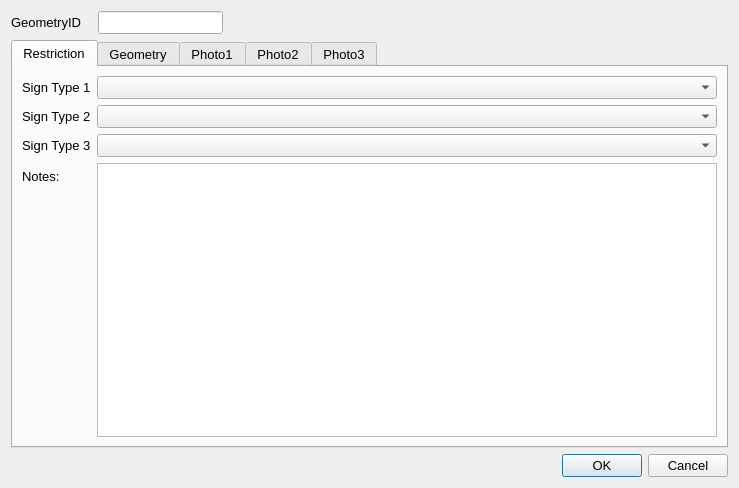
<?xml version="1.0" encoding="UTF-8"?>
<ui version="4.0">
 <class>Dialog</class>
 <widget class="QDialog" name="Dialog">
  <property name="geometry">
   <rect>
    <x>0</x>
    <y>0</y>
    <width>739</width>
    <height>488</height>
   </rect>
  </property>
  <property name="sizePolicy">
   <sizepolicy hsizetype="Fixed" vsizetype="Fixed">
    <horstretch>0</horstretch>
    <verstretch>0</verstretch>
   </sizepolicy>
  </property>
  <property name="maximumSize">
   <size>
    <width>750</width>
    <height>550</height>
   </size>
  </property>
  <property name="font">
   <font>
    <pointsize>10</pointsize>
   </font>
  </property>
  <property name="windowTitle">
   <string>Dialog</string>
  </property>
  <layout class="QGridLayout" name="gridLayout">
   <item row="2" column="2">
    <widget class="QDialogButtonBox" name="button_box">
     <property name="orientation">
      <enum>Qt::Horizontal</enum>
     </property>
     <property name="standardButtons">
      <set>QDialogButtonBox::Cancel|QDialogButtonBox::Ok</set>
     </property>
    </widget>
   </item>
   <item row="0" column="0">
    <widget class="QLabel" name="label">
     <property name="minimumSize">
      <size>
       <width>81</width>
       <height>16</height>
      </size>
     </property>
     <property name="font">
      <font>
       <pointsize>10</pointsize>
      </font>
     </property>
     <property name="text">
      <string>GeometryID</string>
     </property>
    </widget>
   </item>
   <item row="0" column="1">
    <widget class="QLineEdit" name="GeometryID">
     <property name="sizePolicy">
      <sizepolicy hsizetype="Preferred" vsizetype="Preferred">
       <horstretch>0</horstretch>
       <verstretch>0</verstretch>
      </sizepolicy>
     </property>
     <property name="font">
      <font>
       <pointsize>10</pointsize>
      </font>
     </property>
     <property name="inputMask">
      <string/>
     </property>
     <property name="readOnly">
      <bool>true</bool>
     </property>
     <property name="placeholderText">
      <string/>
     </property>
    </widget>
   </item>
   <item row="1" column="0" colspan="3">
    <widget class="QTabWidget" name="Details">
     <property name="sizePolicy">
      <sizepolicy hsizetype="Expanding" vsizetype="Expanding">
       <horstretch>0</horstretch>
       <verstretch>0</verstretch>
      </sizepolicy>
     </property>
     <property name="minimumSize">
      <size>
       <width>0</width>
       <height>0</height>
      </size>
     </property>
     <property name="font">
      <font>
       <pointsize>10</pointsize>
      </font>
     </property>
     <property name="cursor">
      <cursorShape>IBeamCursor</cursorShape>
     </property>
     <property name="mouseTracking">
      <bool>true</bool>
     </property>
     <property name="acceptDrops">
      <bool>true</bool>
     </property>
     <property name="currentIndex">
      <number>0</number>
     </property>
     <widget class="QWidget" name="RestrictionDetails">
      <property name="focusPolicy">
       <enum>Qt::NoFocus</enum>
      </property>
      <attribute name="title">
       <string>Restriction</string>
      </attribute>
      <layout class="QFormLayout" name="formLayout">
       <property name="fieldGrowthPolicy">
        <enum>QFormLayout::AllNonFixedFieldsGrow</enum>
       </property>
       <item row="0" column="0">
        <widget class="QLabel" name="Type1_4">
         <property name="text">
          <string>Sign Type 1</string>
         </property>
        </widget>
       </item>
       <item row="0" column="1">
        <widget class="QComboBox" name="SignType_1"/>
       </item>
       <item row="1" column="0">
        <widget class="QLabel" name="Type1_5">
         <property name="text">
          <string>Sign Type 2</string>
         </property>
        </widget>
       </item>
       <item row="1" column="1">
        <widget class="QComboBox" name="SignType_2"/>
       </item>
       <item row="2" column="0">
        <widget class="QLabel" name="Type1_6">
         <property name="text">
          <string>Sign Type 3</string>
         </property>
        </widget>
       </item>
       <item row="2" column="1">
        <widget class="QComboBox" name="SignType_3"/>
       </item>
       <item row="3" column="1">
        <widget class="QTextEdit" name="SignNotes"/>
       </item>
       <item row="3" column="0">
        <widget class="QLabel" name="label_2">
         <property name="text">
          <string>Notes:</string>
         </property>
        </widget>
       </item>
      </layout>
     </widget>
     <widget class="QWidget" name="Geometry">
      <attribute name="title">
       <string>Geometry</string>
      </attribute>
      <layout class="QFormLayout" name="formLayout_2">
       <property name="fieldGrowthPolicy">
        <enum>QFormLayout::AllNonFixedFieldsGrow</enum>
       </property>
       <item row="0" column="0">
        <widget class="QLabel" name="lbl_RoadName">
         <property name="minimumSize">
          <size>
           <width>90</width>
           <height>16</height>
          </size>
         </property>
         <property name="font">
          <font>
           <pointsize>10</pointsize>
          </font>
         </property>
         <property name="text">
          <string>Road Name:</string>
         </property>
        </widget>
       </item>
       <item row="0" column="1">
        <widget class="QLineEdit" name="RoadName"/>
       </item>
       <item row="1" column="0">
        <widget class="QLabel" name="lbl_USRN">
         <property name="minimumSize">
          <size>
           <width>90</width>
           <height>16</height>
          </size>
         </property>
         <property name="font">
          <font>
           <pointsize>10</pointsize>
          </font>
         </property>
         <property name="text">
          <string>USRN:</string>
         </property>
        </widget>
       </item>
       <item row="1" column="1">
        <widget class="QLineEdit" name="USRN"/>
       </item>
       <item row="2" column="0">
        <widget class="QLabel" name="lbl_AzToRoadCL">
         <property name="minimumSize">
          <size>
           <width>90</width>
           <height>16</height>
          </size>
         </property>
         <property name="font">
          <font>
           <pointsize>10</pointsize>
          </font>
         </property>
         <property name="text">
          <string>Direction to Road Centreline:</string>
         </property>
         <property name="wordWrap">
          <bool>true</bool>
         </property>
        </widget>
       </item>
       <item row="2" column="1">
        <widget class="QLineEdit" name="AzimuthToRoadCentreLine">
         <property name="text">
          <string/>
         </property>
        </widget>
       </item>
       <item row="3" column="1">
        <widget class="QToolButton" name="toolButton_2">
         <property name="text">
          <string>...</string>
         </property>
        </widget>
       </item>
       <item row="4" column="0">
        <widget class="QLabel" name="label_8">
         <property name="text">
          <string>Survey Date:</string>
         </property>
        </widget>
       </item>
       <item row="4" column="1">
        <widget class="QDateTimeEdit" name="SignsDate">
         <property name="readOnly">
          <bool>true</bool>
         </property>
        </widget>
       </item>
      </layout>
     </widget>
     <widget class="QWidget" name="Photos_Tab_01">
      <attribute name="title">
       <string>Photo1</string>
      </attribute>
      <layout class="QGridLayout" name="gridLayout_4">
       <item row="1" column="0">
        <widget class="QPushButton" name="startCamera1">
         <property name="text">
          <string>open camera</string>
         </property>
        </widget>
       </item>
       <item row="0" column="0">
        <widget class="QLabel" name="Photo_Widget_01">
         <property name="sizePolicy">
          <sizepolicy hsizetype="Fixed" vsizetype="Fixed">
           <horstretch>0</horstretch>
           <verstretch>0</verstretch>
          </sizepolicy>
         </property>
         <property name="maximumSize">
          <size>
           <width>640</width>
           <height>480</height>
          </size>
         </property>
         <property name="autoFillBackground">
          <bool>true</bool>
         </property>
         <property name="text">
          <string>Photo not found</string>
         </property>
        </widget>
       </item>
       <item row="1" column="1">
        <widget class="QPushButton" name="getPhoto1">
         <property name="text">
          <string>take Photo</string>
         </property>
        </widget>
       </item>
      </layout>
     </widget>
     <widget class="QWidget" name="Photos_Tab_02">
      <attribute name="title">
       <string>Photo2</string>
      </attribute>
      <layout class="QGridLayout" name="gridLayout_5">
       <item row="1" column="0">
        <widget class="QPushButton" name="startCamera2">
         <property name="text">
          <string>open Camera</string>
         </property>
        </widget>
       </item>
       <item row="0" column="0">
        <widget class="QLabel" name="Photo_Widget_02">
         <property name="sizePolicy">
          <sizepolicy hsizetype="Fixed" vsizetype="Fixed">
           <horstretch>0</horstretch>
           <verstretch>0</verstretch>
          </sizepolicy>
         </property>
         <property name="maximumSize">
          <size>
           <width>640</width>
           <height>480</height>
          </size>
         </property>
         <property name="autoFillBackground">
          <bool>true</bool>
         </property>
         <property name="text">
          <string>Photo not found</string>
         </property>
        </widget>
       </item>
       <item row="1" column="1">
        <widget class="QPushButton" name="getPhoto2">
         <property name="text">
          <string>take Photo</string>
         </property>
        </widget>
       </item>
      </layout>
     </widget>
     <widget class="QWidget" name="Photos_Tab_03">
      <attribute name="title">
       <string>Photo3</string>
      </attribute>
      <layout class="QGridLayout" name="gridLayout_6">
       <item row="1" column="0">
        <widget class="QPushButton" name="startCamera3">
         <property name="text">
          <string>open Camera</string>
         </property>
        </widget>
       </item>
       <item row="0" column="0">
        <widget class="QLabel" name="Photo_Widget_03">
         <property name="autoFillBackground">
          <bool>true</bool>
         </property>
         <property name="text">
          <string>Photo not found</string>
         </property>
        </widget>
       </item>
       <item row="1" column="1">
        <widget class="QPushButton" name="getPhoto3">
         <property name="text">
          <string>take Photo</string>
         </property>
        </widget>
       </item>
      </layout>
     </widget>
    </widget>
   </item>
  </layout>
 </widget>
 <resources/>
 <connections>
  <connection>
   <sender>button_box</sender>
   <signal>accepted()</signal>
   <receiver>Dialog</receiver>
   <slot>accept()</slot>
   <hints>
    <hint type="sourcelabel">
     <x>248</x>
     <y>254</y>
    </hint>
    <hint type="destinationlabel">
     <x>157</x>
     <y>274</y>
    </hint>
   </hints>
  </connection>
  <connection>
   <sender>button_box</sender>
   <signal>rejected()</signal>
   <receiver>Dialog</receiver>
   <slot>reject()</slot>
   <hints>
    <hint type="sourcelabel">
     <x>316</x>
     <y>260</y>
    </hint>
    <hint type="destinationlabel">
     <x>286</x>
     <y>274</y>
    </hint>
   </hints>
  </connection>
 </connections>
</ui>
